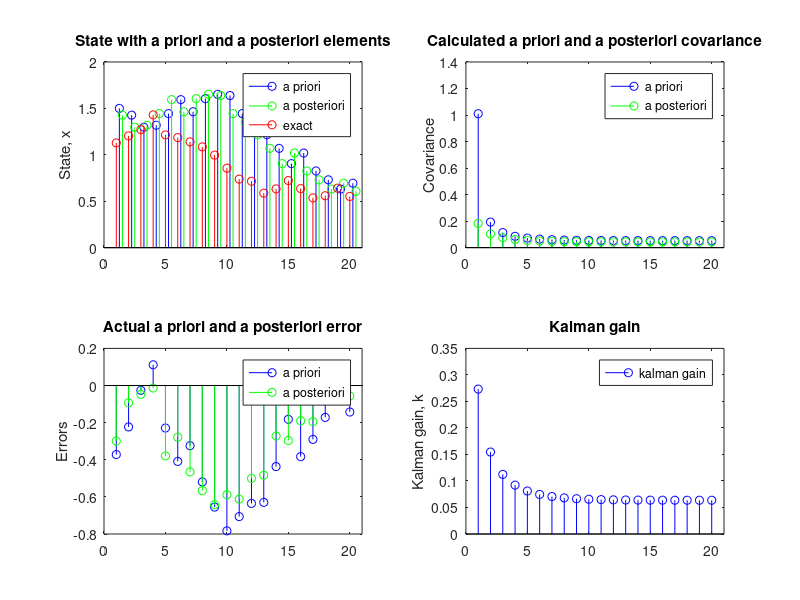

MATLAB code for this plot:


%% Environment

close all; clear; clc;
set(0, 'DefaultFigureWindowStyle', 'docked');



%Define the length of the simulation.
nlen=20;

%Define the system.
a=1;  %a=1 for a constant, |a|<1 for a first order system.
h=3;

%Define the noise covariances.
Q=0.01;
R=2;

%Preallocate memory for all arrays.  Note that this is not really necessary
%but speeds up MatLab a bit.
%However, it is necessary to come up with initial estimates (guesses) for
%   1) the state.
%   2) the a priori error.
x=zeros(1,nlen);
z=zeros(1,nlen);
xapriori=zeros(1,nlen);
xaposteriori=zeros(1,nlen);
residual=zeros(1,nlen);
papriori=ones(1,nlen);
paposteriori=ones(1,nlen);
k=zeros(1,nlen);

%Calculate the process and measurement noise.
w1=randn(1,nlen);   %This line and the next can be commented out after running
v1=randn(1,nlen);   %the script once to generate multiple runs with identical
                    %noise (for better comparison).
w=w1*sqrt(Q);
v=v1*sqrt(R);

%Initial condition on the state, x.
x_0=1.0;

%Initial guesses for state and a posteriori covariance.
xaposteriori_0=1.5;
paposteriori_0=1;

%Calculate the first estimates for all values based upon the initial guess
%of the state and the a posteriori covariance.  The rest of the steps will
%be calculated in a loop.
%
%Calculate the state and the output
x(1)=a*x_0+w(1);
z(1)=h*x(1)+v(1);
%Predictor equations
xapriori(1)=a*xaposteriori_0;
residual(1)=z(1)-h*xapriori(1);
papriori(1)=a*a*paposteriori_0+Q;
%Corrector equations
k(1)=h*papriori(1)/(h*h*papriori(1)+R);
paposteriori(1)=papriori(1)*(1-h*k(1));
xaposteriori(1)=xapriori(1)+k(1)*residual(1);

%Calculate the rest of the values.
for j=2:nlen,
    %Calculate the state and the output
    x(j)=a*x(j-1)+w(j);
    z(j)=h*x(j)+v(j);
    %Predictor equations
    xapriori(j)=a*xaposteriori(j-1);
    residual(j)=z(j)-h*xapriori(j);
    papriori(j)=a*a*paposteriori(j-1)+Q;
    %Corrector equations
    k(j)=h*papriori(j)/(h*h*papriori(j)+R);
    paposteriori(j)=papriori(j)*(1-h*k(j));
    xaposteriori(j)=xapriori(j)+k(j)*residual(j);
end

j=1:nlen;

%Plot states and state estimates
subplot(221);
h1=stem(j+0.25,xapriori,'b');
hold on
h2=stem(j+0.5,xaposteriori,'g');
h3=stem(j,x,'r');
hold off
%Make nice formatting.
legend([h1(1) h2(1) h3(1)],'a priori','a posteriori','exact');
title('State with a priori and a posteriori elements');
ylabel('State, x');
xlim=[0 length(j)+1];
set(gca,'XLim',xlim);

%Plot covariance
subplot(222);
h1=stem(j,papriori,'b');
hold on;
h2=stem(j,paposteriori,'g');
hold off
legend([h1(1) h2(1)],'a priori','a posteriori');
title('Calculated a priori and a posteriori covariance');
ylabel('Covariance');
set(gca,'XLim',xlim);  %Set limits the same as first graph

%Plot errors
subplot(223);
h1=stem(j,x-xapriori,'b');
hold on
h2=stem(j,x-xaposteriori,'g');
hold off
legend([h1(1) h2(1)],'a priori','a posteriori');
title('Actual a priori and a posteriori error');
ylabel('Errors');
set(gca,'XLim',xlim);  %Set limits the same as first graph

%Plot kalman gain, k
subplot(224);
h1=stem(j,k,'b');
legend([h1(1)],'kalman gain');
title('Kalman gain');
ylabel('Kalman gain, k');
set(gca,'XLim',xlim);  %Set limits the same as first graph

    
%% Reference(s)

% http://www.swarthmore.edu/NatSci/echeeve1/Ref/Kalman/scalarkalman.m


